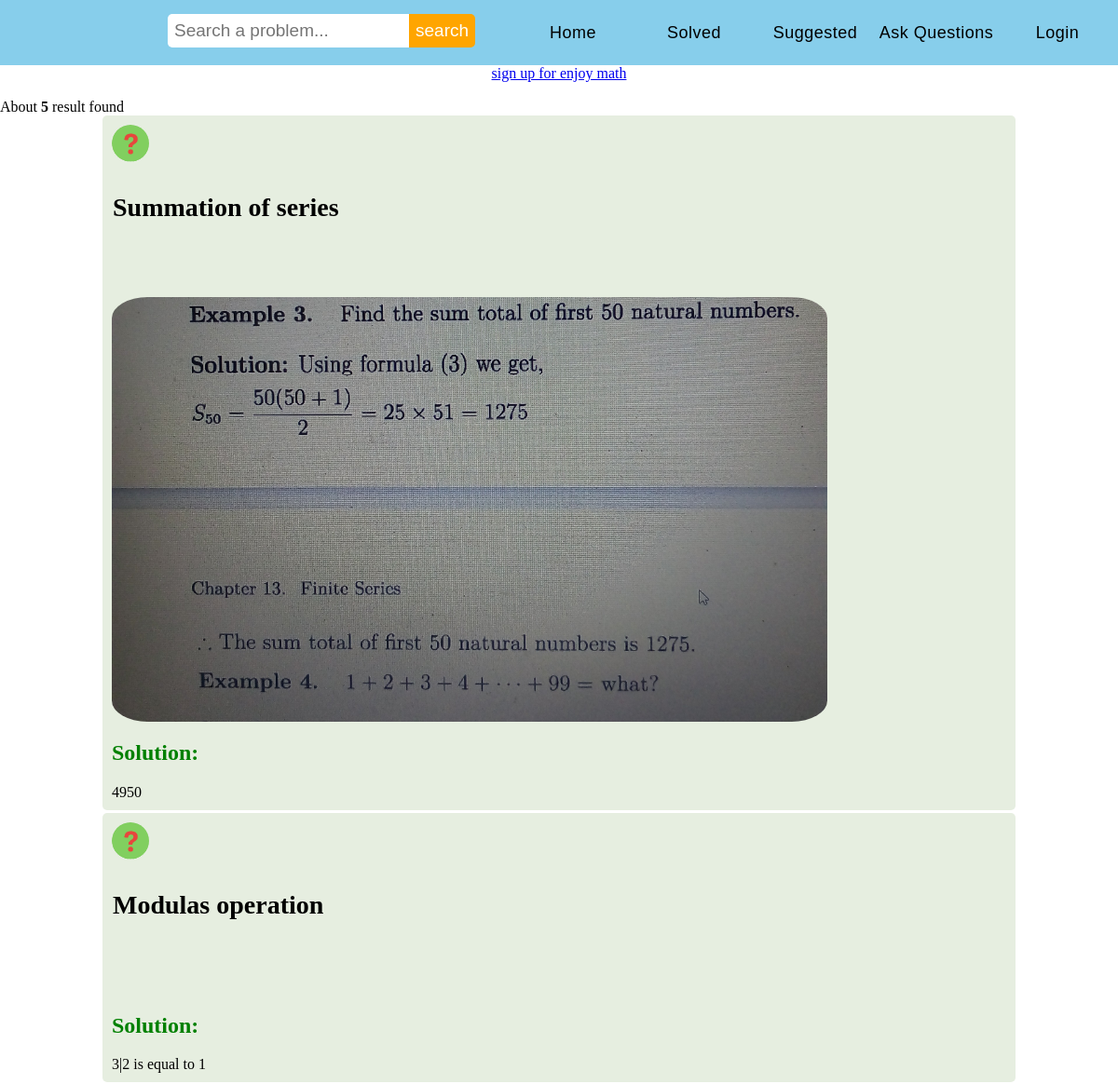
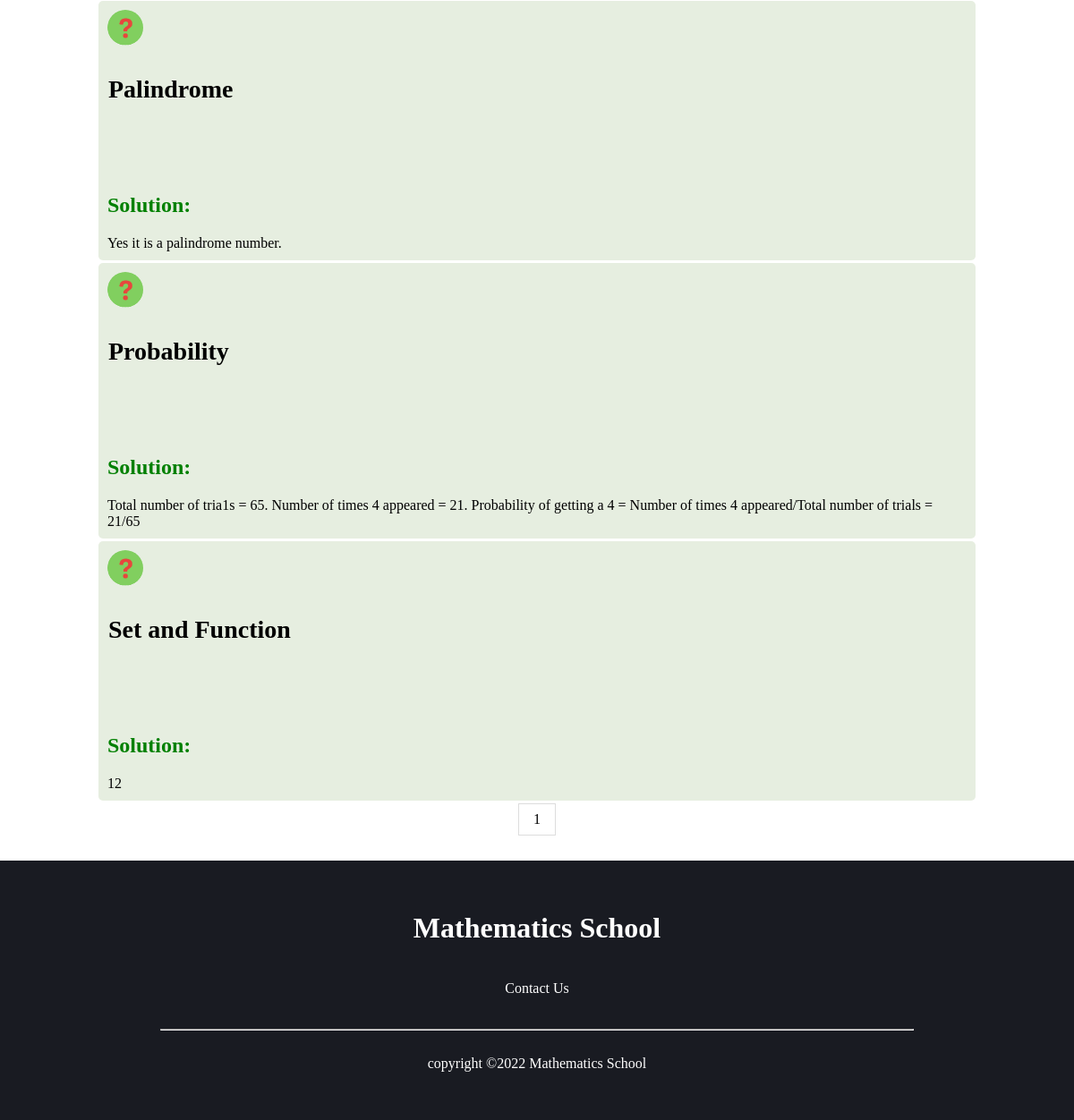
The app's page /unsolved_problem.php with its own data (2 pictures, top to bottom).
### tables this page shows
CREATE TABLE `problem` (
  `prob_id` int(10) NOT NULL,
  `prob_heading` varchar(20) NOT NULL,
  `prob_description` varchar(200) NOT NULL,
  `prob_pic` varchar(30) NOT NULL,
  `submit_by` varchar(30) NOT NULL
);

CREATE TABLE `solution` (
  `solution_id` int(10) NOT NULL,
  `solution` varchar(1000) NOT NULL,
  `solution_pic` varchar(100) NOT NULL,
  `submit_by` varchar(30) NOT NULL
);

### unsolved_problem.php (the view, shortened to what this page needs)
<?php
include("includes\database_connection_config.php");
?>
<html>
    <head>
		  <link href="stylesheet\style.css?v=<?php echo time();?>" rel="stylesheet" >
		  <link rel="stylesheet" href="path/to/font-awesome/css/font-awesome.min.css">
	</head>
	<body>
	<?php
	   require('includes\menubar.php');
	   if(isset($_COOKIE['current_user_email'])){
		   echo '<div>
				  </div>';
	   }
	   else {
		   echo '<center> <a href="signup.php">sign up for enjoy math </a> </center> <br>';
	   }
	   $problem_per_page=10;
	   $sql="SELECT problem.prob_id, problem.prob_heading, problem.prob_pic FROM problem, solution WHERE problem.prob_id = solution.solution_id ";
	   $run_query=mysqli_query($con,$sql);
	   $number_of_problem=mysqli_num_rows($run_query);
	   echo "About <b>" .$number_of_problem . " </b> result found";
	   echo "<br>";
	   $num_of_page=ceil($number_of_problem/$problem_per_page);
while($row = mysqli_fetch_array($run_query)) {
	?>
	<div id="problem_stucture" style="background: #E6EEE0;width:80%;margin:auto;padding:10px;border-radius:5px;margin-bottom:3px;">
	<?php
	echo ' <img src="logo/problem_icon.jpg" alt="problem" width="40" height="40" style="display: inline; border-radius: 50% "> ';
    echo '<p style="font-size:28px;margin-bottom:1px;padding:1px;"> <b>' . $row['prob_heading'] . '</p> </b> <br>';
    echo '<p style="font-size:24px;font-family:verdana;">' . $row['prob_description'] . "</p> <br>";
				 $pic=$row['prob_pic'];
				 echo "<br>";
				 if($pic=='')
				 {
				 }
				 else
				 {
				 ?>
				 <image src="logo\problem_pic\<?php echo $pic; ?>" width="80%" style="border-radius:5%;"><br>
				<?php
					}
	?>
    <div id="solution">
    	  	<h2 style="color: green; font: italic;"> Solution: </h2>
    	  	<?php
    	  	$r1=$row['prob_id'];
    	  	$solution_sql="SELECT * FROM solution WHERE solution_id ='$r1' ";
    	  	$output=mysqli_query($con, $solution_sql);
    	  	if(mysqli_num_rows($output)==1)
    	  		{
    	  			while($row=mysqli_fetch_array($output))
    	  				{
    	  					echo $row['solution'];
    	  				}
    	  		}
    	  		else
    	  		{
    	  			echo "No solution found. Are you interested to <a href=submit_ans.php> Answer  <a> this question? <a href=submit_ans.php?id=" . $r1 . "> Answer now  <a> ";
    	  		}
    	  	?>
    	  </div>
    </div>
	<?php
}
echo '<div style="text-align:center;" >';
    echo '<div class="pagination" style="display:inline-block;">';
for($page=1;$page<=$num_of_page;$page++) {
  echo ' <a style="color: black;
  float: left;
  padding: 8px 16px;
  text-decoration: none;
  transition: background-color .3s;
  border: 1px solid #ddd;
  margin: 0 4px;" href="index.php?page=' . $page . '">' . $page . '  </a> ';
}
echo '</div>';
echo "</div>";
echo '<br>';
	include 'includes\footer.php';
	?>
	</body>
</html>

### unsolved_problem.php (style rules this page uses)
body { margin: 0px; }

### records on screen
problem: prob_heading "Summation of series", prob_pic (picture)
solution: solution "4950"
problem: prob_heading "Modulas operation"
solution: solution "3|2 is equal to 1"
problem: prob_heading "Palindrome"
solution: solution "Yes it is a palindrome number."
problem: prob_heading "Probability"
solution: solution "Total number of tria1s = 65. Number of times 4 appeared = 21. Probability of getting a 4 = Number of times 4 appeared/Total number of trials = 21/65"
problem: prob_heading "Set and Function"
solution: solution "12"

### other values on screen
$number_of_problem "5"
